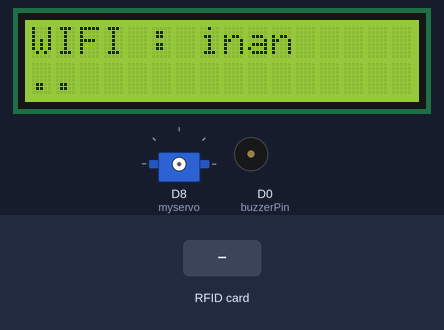
Simulated run of this sketch. Board: ESP8266 (NodeMCU). Parts: 16×2 character LCD, servo, buzzer (waves = sounding, pin HIGH). Inputs (shaded band) come from the test bench. WiFi joins after 1.5 s; servers stay silent unless stated; uploads are accepted with an empty reply; the local clock reads 2024-03-15 10:24:30 at power-on unless the sketch sets it; what the sketch prints to the serial monitor is not drawn.

Above: at 0.9 s.
At 3.6 s:
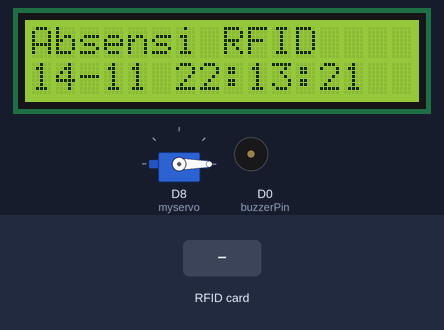
3.7 s: RFID card 12 34 56 78 held to the reader
At 5.6 s:
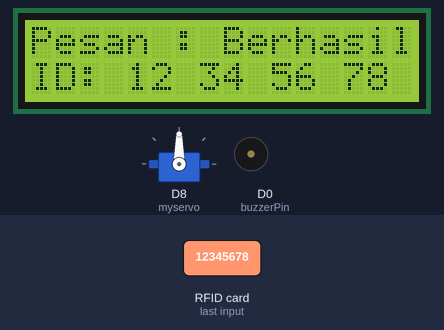
6.6 s: RFID card 5E 7A 19 C4 held to the reader
At 9.4 s:
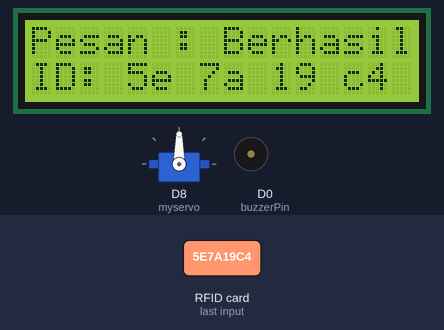
Timing chart, 0 to 10.9 s (numbered marks = the images above; inputs shaded):
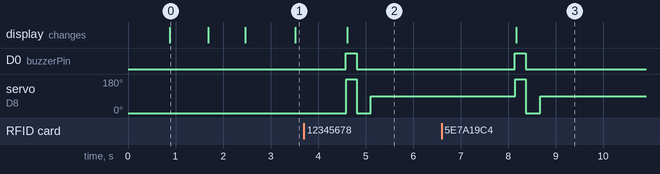

Measured:
- after the input at 3.7 s, D0 (buzzerPin): LOW → HIGH after 0.88 s, → LOW 0.23 s later; servo on D8 (myservo): 0° → 180° after 0.89 s, → 0° 0.22 s later, → 90° 0.30 s later; the display: changes after 0.91 s (image 2)
- after the input at 6.6 s, D0 (buzzerPin): LOW → HIGH after 1.5 s, → LOW 0.23 s later; servo on D8 (myservo): 90° → 180° after 1.6 s, → 0° 0.22 s later, → 90° 0.30 s later; the display: changes after 1.6 s (image 3)
- what the display in image 0 shows lasts 0.8 s, from 0.9 s to 1.7 s

The sketch:

e-parking.ino
```cpp
#include <ESP8266WiFi.h>
#include <ESP8266HTTPClient.h>
#include <WiFiClient.h>

#include <SPI.h>
#include <MFRC522.h>
#include <LiquidCrystal_I2C.h>
#include <RTClib.h>
#include <Wire.h>
#include <Servo.h>

WiFiClient wifiClient;

#define RST_PIN D3                  //rfid
#define SDA_PIN D4                  //rfid
MFRC522 mfrc522(SDA_PIN, RST_PIN);  //RFID RC522

LiquidCrystal_I2C lcd(0x27, 16, 2);  //LCD I2C

RTC_DS3231 rtc;  // for RTC
Servo myservo;   // for servo

const int buzzerPin = 16;

// dibawah untuk Configurasi ke WIFI
const char* ssid = "inan";
const char* password = "12345678";

void setup() {
  Wire.begin(4, 5);  //Setting wire untuk I2C (4 untuk SDA dan 5 untuk SCL)

  Serial.begin(9600);
  WiFi.begin(ssid, password);

  lcd.begin();  // initialize the lcd
  lcd.backlight();

  lcd.setCursor(0, 0);
  lcd.print("WIFI : ");
  lcd.print(ssid);

  lcd.setCursor(0, 1);
  while (WiFi.status() != WL_CONNECTED) {
    lcd.print(".");
    delay(800);
  }

  lcd.setCursor(0, 1);
  lcd.print("Terhubung");
  delay(700);

  SPI.begin();
  mfrc522.PCD_Init();

  rtc.begin();
  rtc.adjust(DateTime(__DATE__, __TIME__));  //Setting Time

  pinMode(buzzerPin, OUTPUT);
  myservo.attach(15);
  myservo.write(0);
}

void loop() {
  // Print a message to the LCD.
  lcd.clear();
  lcd.setCursor(0, 0);
  lcd.print("Absensi RFID");

  DateTime now = rtc.now();  //Menampilkan RTC pada variable now

  lcd.setCursor(0, 1);
  lcd.print(now.day(), DEC);
  lcd.print('-');
  lcd.print(now.month(), DEC);
  lcd.print(" ");
  lcd.print(now.hour(), DEC);
  lcd.print(':');
  lcd.print(now.minute(), DEC);
  lcd.print(':');
  lcd.print(now.second(), DEC);

  if (mfrc522.PICC_IsNewCardPresent()) {
    if (mfrc522.PICC_ReadCardSerial()) {

      digitalWrite(buzzerPin, HIGH);
      myservo.write(180);

      String content = "";

      for (byte i = 0; i < mfrc522.uid.size; i++) {
        content.concat(String(mfrc522.uid.uidByte[i] < 0x10 ? " 0" : " "));
        content.concat(String(mfrc522.uid.uidByte[i], HEX));
      }
      lcd.setCursor(0, 0);
      lcd.print("Pesan : Berhasil");
      Serial.println("Pesan : Berhasil");
      lcd.setCursor(0, 1);
      lcd.print("ID:");
      lcd.print(content);
      Serial.println(content);
      Serial.println();

      delay(200);
      digitalWrite(buzzerPin, LOW);
      myservo.write(0);
      delay(100);


      HTTPClient http;
      http.begin(wifiClient, "http://rfid.gariskode.com/absensi/scan");
      // http.begin(wifiClient, "http://192.168.100.198:3000/api/rfid");
      http.addHeader("Content-Type", "application/json");
      String waktu = String(now.year()) + "-" + String(now.month()) + "-" + String(now.day()) + " " + String(now.hour()) + ":" + String(now.minute()) + ":" + String(now.second());  // simpan informasi waktu dalam satu variabel
      String data = "{\"tag\":\"" + content + "\", \"time\" : \"" + waktu + "\"}";

      Serial.println(data);

      int httpCode = http.POST(data);
      Serial.println(httpCode);

      if (httpCode > 0) {
        String payload = http.getString();
        Serial.println(payload);
      }
      http.end();
      myservo.write(90);

      delay(2000);
    }
  }

  delay(1000);
}
```
